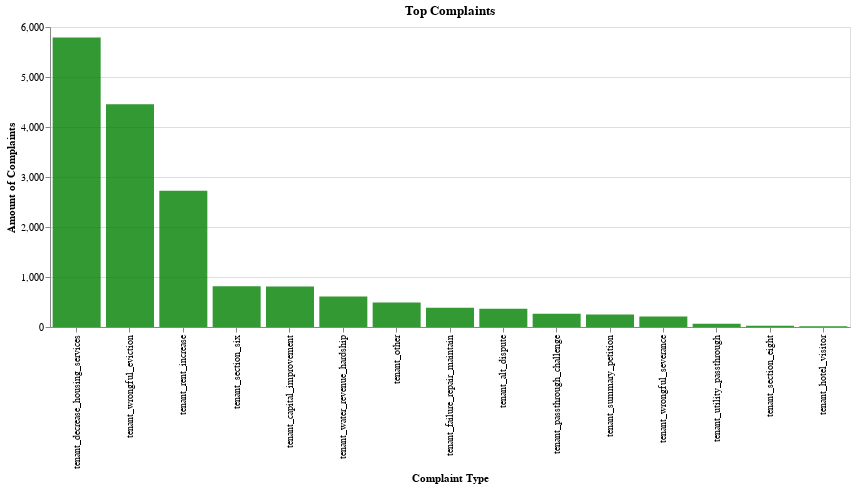

The code cell stored with this chart in its notebook:
### Code cell
alt.Chart(pop_petitions).mark_bar().encode(
    x=alt.X('reason', sort='-y', title='Complaint Type'),
    y=alt.Y('petition_id', title='Amount of Complaints'),
    tooltip=[alt.Tooltip('petition_id', title='Amount of Complaints')]
).properties(
    title='Top Complaints',
    width=800,
    height=300
).configure_bar(
    opacity=0.8,
    color='green'
)

### Figure 1 — Vega-Lite specification as saved in the notebook (floating-point values rounded to 4 significant figures)
{"config": {"view": {"continuousWidth": 400, "continuousHeight": 300}, "bar": {"color": "green", "opacity": 0.8}}, "data": {"name": "data-a573247c27089108f84fa647fe1e475b"}, "mark": "bar", "encoding": {"tooltip": [{"field": "petition_id", "title": "Amount of Complaints", "type": "quantitative"}], "x": {"field": "reason", "sort": "-y", "title": "Complaint Type", "type": "nominal"}, "y": {"field": "petition_id", "title": "Amount of Complaints", "type": "quantitative"}}, "height": 300, "title": "Top Complaints", "width": 800, "$schema": "https://vega.github.io/schema/vega-lite/v4.17.0.json", "datasets": {"data-a573247c27089108f84fa647fe1e475b": [{"reason": "tenant_decrease_housing_services", "petition_id": 5789}, {"reason": "tenant_wrongful_eviction", "petition_id": 4457}, {"reason": "tenant_rent_increase", "petition_id": 2723}, {"reason": "tenant_section_six", "petition_id": 813}, {"reason": "tenant_capital_improvement", "petition_id": 812}, {"reason": "tenant_water_revenue_hardship", "petition_id": 608}, {"reason": "tenant_other", "petition_id": 491}, {"reason": "tenant_failure_repair_maintain", "petition_id": 384}, {"reason": "tenant_alt_dispute", "petition_id": 365}, {"reason": "tenant_passthrough_challenge", "petition_id": 264}, {"reason": "tenant_summary_petition", "petition_id": 250}, {"reason": "tenant_wrongful_severance", "petition_id": 209}, {"reason": "tenant_utility_passthrough", "petition_id": 63}, {"reason": "tenant_section_eight", "petition_id": 25}, {"reason": "tenant_hotel_visitor", "petition_id": 16}]}}
